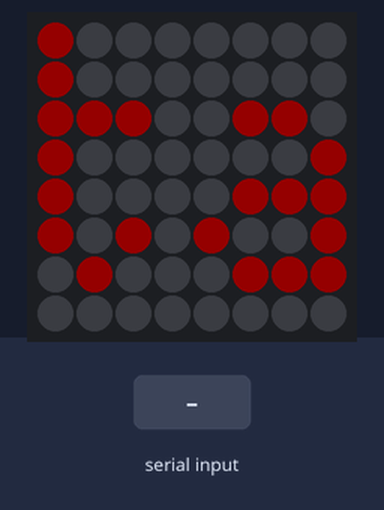
This sketch was run on a simulated ESP32. Shown: 8×8 RGB LED matrix (first LED top left, wired row by row). Inputs (shaded band) come from the test bench. Dim RGB values are drawn brighter than linear; nothing arrives over Bluetooth unless stated; what the sketch prints to the serial monitor is not drawn.

Above: at 1.2 s.
1.3 s: ">\n" received over the second serial link
At 1.65 s:
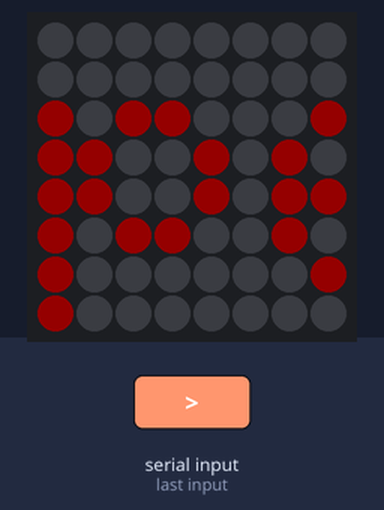
6.0 s: "<[>" received over the second serial link
At 7.42 s:
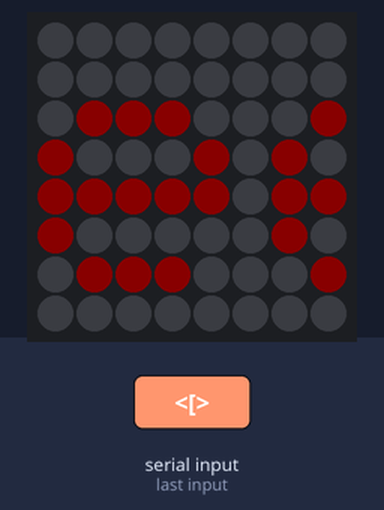
7.6 s: "[\n" received over the second serial link
At 8.0 s:
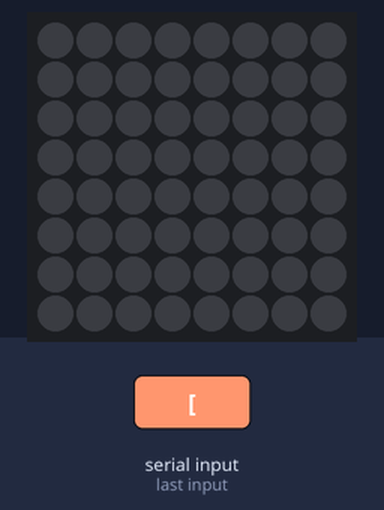

The sketch:

sketch_aug19a.ino
```cpp
#include <Adafruit_GFX.h>
#include <FastLED_NeoMatrix.h>
#include <FastLED.h>
#include "BluetoothSerial.h"


#ifndef PSTR
#define PSTR // Make Arduino Due happy
#endif

#define PIN 16

#if !defined(CONFIG_BT_ENABLED) || !defined(CONFIG_BLUEDROID_ENABLED)
#error Bluetooth is not enabled! Please run `make menuconfig` to and enable it
#endif

BluetoothSerial SerialBT;

CRGB matrixleds[64];

FastLED_NeoMatrix *matrix = new FastLED_NeoMatrix(matrixleds, 8, 8,
 NEO_MATRIX_TOP     + NEO_MATRIX_LEFT +
 NEO_MATRIX_COLUMNS + NEO_MATRIX_ZIGZAG);
const uint16_t colors[] = {
 matrix->Color(255, 0, 0), matrix->Color(0, 255, 0), matrix->Color(0, 0, 255) };

String printText; //create global printText variable
int speed = 12; //in characters per 10 seconds
int led_delay;
int brightness = 20;

void setup() {
 Serial.begin(115200);
 SerialBT.begin("ESP32test"); //Bluetooth device name
 Serial.println("The device started, now you can pair it with bluetooth!");
 FastLED.addLeds<NEOPIXEL, PIN>(matrixleds, 64);
 matrix->begin();
 matrix->setTextWrap(false);
 matrix->setBrightness(brightness);
 matrix->setTextColor(colors[0]);
 printText = String("Starting");
 set_delay();

}

void set_delay() {
  led_delay = 1250/speed;
}

int x = matrix->width();
int pass = 0;
int current_letter_width = 0;

int get_char_width(char c) {
  int16_t temp1;
  uint16_t temp2;
  uint16_t result;
  String ch = String(c);
  matrix->getTextBounds(ch, 0, 0, &temp1, &temp1, &result, &temp2);
  return result;
}

void loop()
{
 char c;
 if (SerialBT.available())
 {
   // append to end of string. readString waits for a timeout, so just use read()
   if (printText.length()==0) {
    x = matrix->width();
   }
   c = SerialBT.read();
   // we can put our control code here eg <>[]
   String response = "";
   switch (c) {
    case '<':
      speed -= 2.0;
      set_delay();
      response = String("Speed ") + speed;
      break;
    case '>':
      speed += 2.0;
      set_delay();
      response = String("Speed ") + speed;
      break;
    case '[':
      brightness -= 10;
      matrix->setBrightness(brightness);
      response = String("Brightness ") + brightness;
      break;
    case ']':
      brightness += 10;
      matrix->setBrightness(brightness);
      response = String("Brightness ") + brightness;
      break;
    default:
      break;
   }
   if (response.length()>0) {
     printText = response;
     for (int i=0; i< response.length(); i++) {
       SerialBT.write(response[i]);
       }
     SerialBT.write('\n');
   } else {
     printText.concat(c);
   }
   current_letter_width = get_char_width(printText[0]);
 }
 //if old print text != print text, set x to whatever
 matrix->fillScreen(0);
 if (printText.length()>0) {
   matrix->setCursor(x, 0);
   matrix->print(printText);
   if(--x < -current_letter_width)
   {
     printText = printText.substring(1);
     current_letter_width = get_char_width(printText[0]);
     x = 0;
     //if(++pass >= 3) pass = 0;
     //matrix.setTextColor(colors[pass]);
     matrix->setTextColor(colors[0]);
   }
 }
 matrix->show();
 delay(led_delay);
}
```

Measured:
- after the input at 6.0 s, the LEDs: first change at once (image 2 shows a later state)
